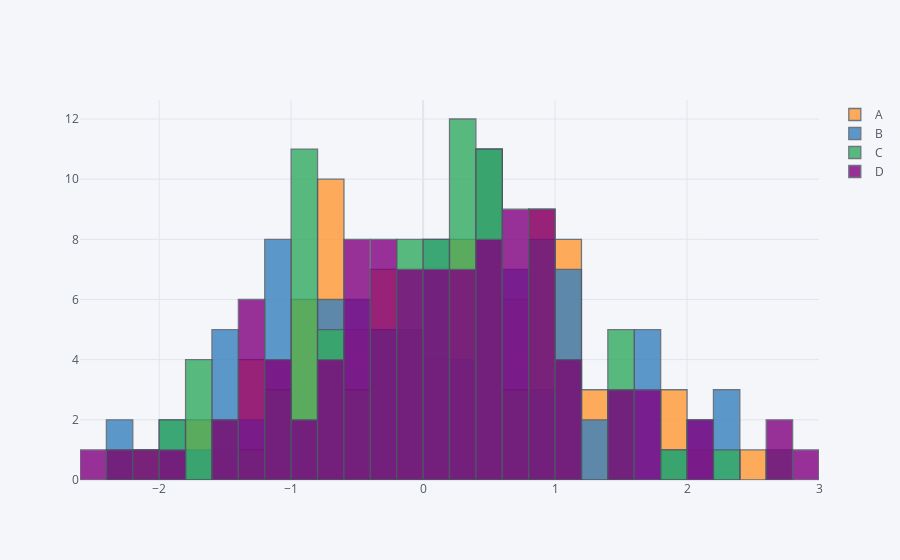

Source (notebook cell):
### Code cell
df.iplot(kind='hist',bins=30)
